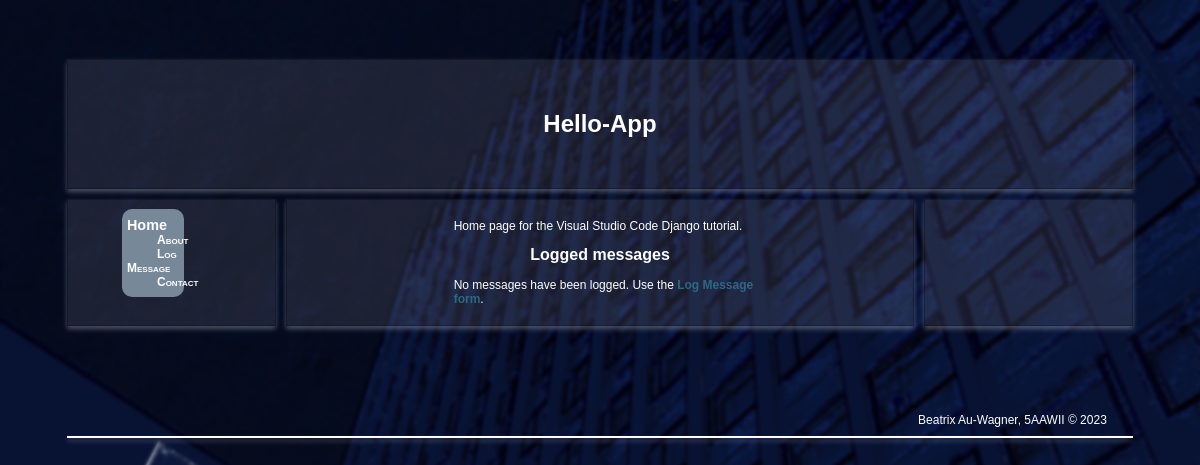
Before: / with the older database file.
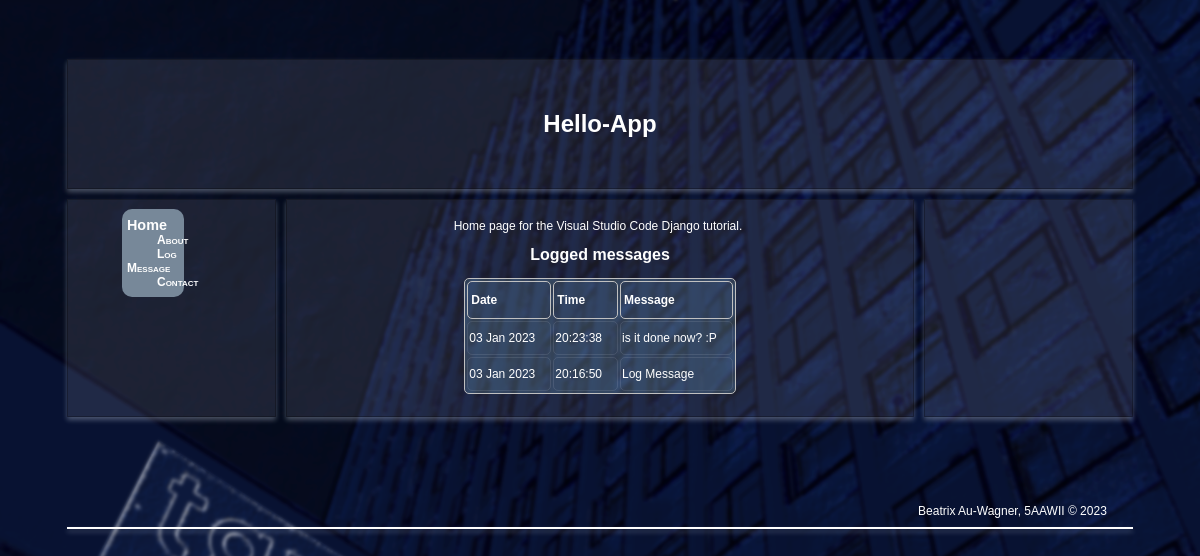
After: the same page with the newer database file.
### hello/models.py (models this page shows, shortened)
class LogMessage(models.Model):
    message = models.CharField(max_length=300)
    log_date = models.DateTimeField("date logged")

### hello/views.py (the view)
class HomeListView(ListView):
    model = LogMessage
    def get_context_data(self, **kwargs):
        context = super(HomeListView, self).get_context_data(**kwargs)
        return context

### hello/templates/hello/home.html (shortened to what this page needs)
{% extends "hello/layout.html" %}
{% block content %}
<p>Home page for the Visual Studio Code Django tutorial.</p>
    <h2>Logged messages</h2>
    {% if message_list %}
        <table class="message_list">
            <thead>
            <tr>
                <th>Date</th>
                <th>Time</th>
                <th>Message</th>
            </tr>
            </thead>
            <tbody>
            {% for message in message_list %}
                <tr>
                    <td>{{ message.log_date | date:'d M Y' }}</td>
                    <td>{{ message.log_date | time:'H:i:s' }}</td>
                    <td>
                        {{ message.message }}
                    </td>
                </tr>
            {% endfor %}
            </tbody>
        </table>
    {% else %}
        <p>No messages have been logged. Use the <a href="{% url 'log' %}">Log Message form</a>.</p>
    {% endif %}
{% endblock content %}

### hello/templates/hello/layout.html (shortened to what this page needs)
<!DOCTYPE html>
<html lang="de">
    <head>
        {% load static %}
        <link href="{% static 'css/styles.css' %}" rel="stylesheet">
    </head>
    <body>
        <main>
            <header>
                <h1>Hello-App</h1>
            </header>
            <article>
                <div class="item" id="content" name="content">
                    {% block content %}
                    {% endblock content %}
                </div>
            </article>
            <nav>
                <div class="item">
                    <div class="item navbar">
                        <a href="{% url 'home' %}" class="navbar-brand">Home</a>
                        <a href="{% url 'about' %}" class="navbar-item">About</a>
                        <a href="{% url 'log' %}" class="navbar-item">Log Message</a>
                        <a href="{% url 'contact' %}" class="navbar-item">Contact</a>
                    </div>
                </div>
                <div class="item">
                </div>
            </nav>
            <aside>
                <center><div class="item" id="sidetext" name="sidetext">
                </div></center>
            </aside>
            <footer>
                <p style="margin: 10px;">Beatrix Au-Wagner, 5AAWII  &copy; 2023</p>
            </footer>
        </main>
    </body>
</html>

### hello/static/css/styles.css (style rules this page uses)
body { background: url(tgm3_blau_soft2.3.png) no-repeat center center fixed; background-size: cover; background-color: #004d66; color: white; font-family: Arial; }
main { display: grid; grid-template: 130px auto 70px / 1fr 3fr 1fr; grid-template-areas: "topbar topbar topbar" "navigation content sidebar" "footer footer footer"; justify-content: stretch; justify-items: stretch; align-items: stretch; gap: 10px 10px; margin: 5%; }
header { grid-area: topbar; display: flex; flex-direction: row; justify-content: center; align-items: center; border: 1px solid rgba(9, 9, 9, 0.3); box-shadow: 0 3px 5px rgba(230, 242, 255, 0.3); background-color: rgba(240, 240, 255, 0.1); }
aside { grid-area: sidebar; border: 1px solid rgba(9, 9, 9, 0.3); box-shadow: 0 3px 5px rgba(230, 242, 255, 0.3); background-color: rgba(240, 240, 255, 0.1); }
nav { grid-area: navigation; display: flex; flex-direction: column; justify-content: flex-start; align-items: center; border: 1px solid rgba(9, 9, 9, 0.3); box-shadow: 0 3px 5px rgba(230, 242, 255, 0.3); background-color: rgba(240, 240, 255, 0.1); }
footer { grid-area: footer; display: flex; flex-direction: row-reverse; justify-content: stretch; align-items: flex-end; border: 1px solid rgba(9, 9, 9, 0.3); box-shadow: 0 3px 5px rgba(230, 242, 255, 0.3); background-color: rgba(240, 240, 255, 0.1); }
article { grid-area: content; display: flex; flex-direction: column; justify-content: center; align-items: center; border: 1px solid rgba(9, 9, 9, 0.3); box-shadow: 0 3px 5px rgba(230, 242, 255, 0.3); background-color: rgba(240, 240, 255, 0.1); }
.item { margin: 2px; flex-basis: auto; width: 50%; }
table { border:1px solid silver; text-align:center; background-color: rgba(140, 200, 225, 0.2); margin-left:auto; margin-right:auto; margin-top:10px; margin-bottom: 15px; border-radius: 5px; font-size: 12px; }
td { border:1px solid rgba(240, 240, 255, 0.1); border-radius: 5px; padding: 1px; height: 30px; }
th { border:1px solid silver; background-color: rgba(23, 30, 94, 0.1); color: white; border-radius: 5px; padding: 3px; height: 30px; }
div { font-size: 12px; color: white; padding: 5px; border-radius: 10px; }
h2 { font-size: 16px; color: #e6f9ff; text-align: center; }
p { font-size: 12px; margin-left: 10px; }
a { color: rgba(46, 114, 141, 0.9); font-weight: bold; text-decoration: none; }
body { font-size:75%; }
h1, h2 { color: #FFFFFF; }
footer { margin-top: 100px; background-color: rgba(240, 240, 255, 0.1); border:1px solid #FFF; padding: 0 15px 0 15px; color: white; }
.navbar { background-color: lightslategray; font-size: 1em; font-family: 'Trebuchet MS', 'Lucida Sans Unicode', 'Lucida Grande', 'Lucida Sans', Arial, sans-serif; color: white; padding: 8px 5px 8px 5px; }
.navbar a { text-decoration: none; color: inherit; }
.navbar-brand { font-size: 1.2em; font-weight: 600; }
.navbar-item { font-variant: small-caps; margin-left: 30px; }
.message_list th,td { text-align: left; padding-right: 15px; }

Changed rows visible on the page:
added LogMessage: log_date "03 Jan 2023", log_date "20:23:38", message "is it done now? :P"
added LogMessage: log_date "03 Jan 2023", log_date "20:16:50", message "Log Message"
Other visible differences:
text no longer shown: "No messages have been logged. Use the Log Message form ."
text now shown: "Date Time Message"
